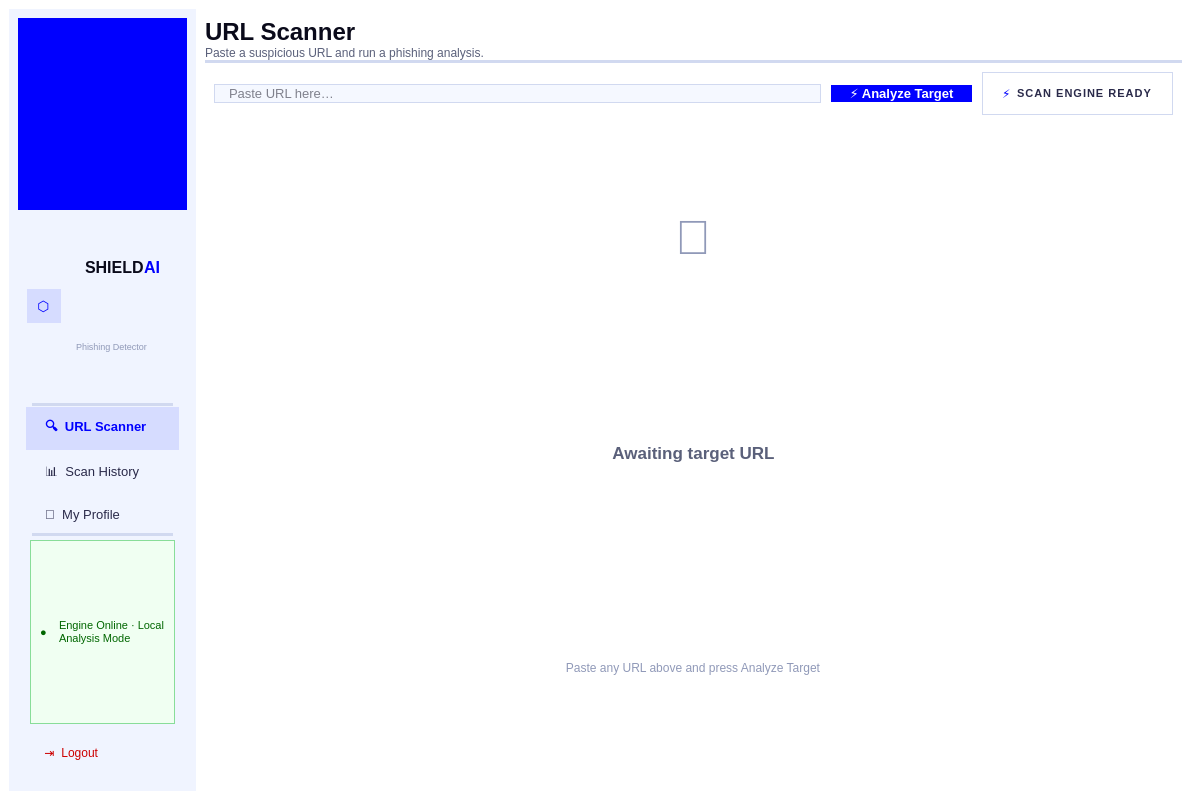
<?xml version="1.0" encoding="UTF-8"?>
<ui version="4.0">
 <class>ScannerWindow</class>
 <widget class="QMainWindow" name="ScannerWindow">
  <property name="geometry">
   <rect>
    <x>0</x>
    <y>0</y>
    <width>1200</width>
    <height>800</height>
   </rect>
  </property>
  <property name="minimumSize">
   <size>
    <width>900</width>
    <height>640</height>
   </size>
  </property>
  <property name="windowTitle">
   <string>ShieldAI — Phishing Detector</string>
  </property>
  <property name="styleSheet">
   <string notr="true">QMainWindow {
    background-color: #FFFFFF;
}
QWidget {
    background-color: #FFFFFF;
}</string>
  </property>

  <widget class="QWidget" name="centralWidget">
   <layout class="QHBoxLayout" name="mainLayout">
    <property name="spacing">
     <number>0</number>
    </property>
    <property name="contentsMargins">
     <number>0</number>
     <number>0</number>
     <number>0</number>
     <number>0</number>
    </property>

    <!-- ══ SIDEBAR ══ -->
    <item>
     <widget class="QFrame" name="sidebar">
      <property name="minimumWidth">
       <number>224</number>
      </property>
      <property name="maximumWidth">
       <number>224</number>
      </property>
      <property name="styleSheet">
       <string notr="true">QFrame#sidebar { background-color: #F0F4FF; border: none; }</string>
      </property>

      <layout class="QVBoxLayout" name="sidebarLayout">
       <property name="spacing">
        <number>0</number>
       </property>
       <property name="contentsMargins">
        <number>0</number>
        <number>0</number>
        <number>0</number>
        <number>0</number>
       </property>

       <!-- Top blue accent bar -->
       <item>
        <widget class="QFrame" name="sidebarAccent">
         <property name="minimumHeight">
          <number>4</number>
         </property>
         <property name="maximumHeight">
          <number>4</number>
         </property>
         <property name="styleSheet">
          <string notr="true">QFrame { background-color: #0000FF; border: none; }</string>
         </property>
        </widget>
       </item>

       <!-- Brand block -->
       <item>
        <widget class="QWidget" name="brandBlock">
         <property name="styleSheet">
          <string notr="true">QWidget { background-color: #F0F4FF; }</string>
         </property>
         <layout class="QHBoxLayout">
          <property name="contentsMargins">
           <number>16</number>
           <number>18</number>
           <number>16</number>
           <number>0</number>
          </property>
          <item>
           <widget class="QFrame" name="sidebarIconFrame">
            <property name="minimumSize">
             <size>
              <width>34</width>
              <height>34</height>
             </size>
            </property>
            <property name="maximumSize">
             <size>
              <width>34</width>
              <height>34</height>
             </size>
            </property>
            <property name="styleSheet">
             <string notr="true">QFrame { background-color: #D6DCFF; border: none; }</string>
            </property>
            <layout class="QVBoxLayout">
             <item alignment="Qt::AlignCenter">
              <widget class="QLabel" name="sidebarIcon">
               <property name="text">
                <string>⬡</string>
               </property>
               <property name="alignment">
                <set>Qt::AlignCenter</set>
               </property>
               <property name="styleSheet">
                <string notr="true">QLabel {
    color: #0000FF;
    font-family: "Courier New";
    font-size: 14px;
    background: transparent;
    border: none;
}</string>
               </property>
              </widget>
             </item>
            </layout>
           </widget>
          </item>
          <item>
           <widget class="QWidget" name="sidebarBrandText">
            <property name="styleSheet">
             <string notr="true">QWidget { background: transparent; }</string>
            </property>
            <layout class="QVBoxLayout">
             <property name="spacing">
              <number>2</number>
             </property>
             <property name="contentsMargins">
              <number>8</number>
              <number>0</number>
              <number>0</number>
              <number>0</number>
             </property>
             <item>
              <widget class="QWidget" name="sidebarBrandRow">
               <layout class="QHBoxLayout">
                <property name="spacing">
                 <number>0</number>
                </property>
                <property name="contentsMargins">
                 <number>0</number>
                 <number>0</number>
                 <number>0</number>
                 <number>0</number>
                </property>
                <item>
                 <widget class="QLabel" name="sidebarShield">
                  <property name="text">
                   <string>SHIELD</string>
                  </property>
                  <property name="styleSheet">
                   <string notr="true">QLabel { color: #0A0A1A; font-family: "Courier New"; font-size: 12pt; font-weight: bold; background: transparent; border: none; }</string>
                  </property>
                 </widget>
                </item>
                <item>
                 <widget class="QLabel" name="sidebarAI">
                  <property name="text">
                   <string>AI</string>
                  </property>
                  <property name="styleSheet">
                   <string notr="true">QLabel { color: #0000FF; font-family: "Courier New"; font-size: 12pt; font-weight: bold; background: transparent; border: none; }</string>
                  </property>
                 </widget>
                </item>
               </layout>
              </widget>
             </item>
             <item>
              <widget class="QLabel" name="sidebarTagline">
               <property name="text">
                <string>Phishing Detector</string>
               </property>
               <property name="styleSheet">
                <string notr="true">QLabel { color: #9099B8; font-family: "Segoe UI"; font-size: 7pt; background: transparent; border: none; }</string>
               </property>
              </widget>
             </item>
            </layout>
           </widget>
          </item>
         </layout>
        </widget>
       </item>

       <!-- Separator -->
       <item>
        <widget class="QFrame" name="sidebarSep1">
         <property name="styleSheet">
          <string notr="true">QFrame { background-color: #D1D9F0; border: none; margin: 8px 14px; }</string>
         </property>
         <property name="frameShape">
          <enum>QFrame::HLine</enum>
         </property>
        </widget>
       </item>

       <!-- Nav: URL Scanner (active) -->
       <item>
        <widget class="QPushButton" name="navScanner">
         <property name="text">
          <string>  🔍  URL Scanner</string>
         </property>
         <property name="checkable">
          <bool>true</bool>
         </property>
         <property name="checked">
          <bool>true</bool>
         </property>
         <property name="cursor">
          <cursorShape>PointingHandCursor</cursorShape>
         </property>
         <property name="styleSheet">
          <string notr="true">QPushButton {
    background-color: #D6DCFF;
    color: #0000FF;
    font-family: "Segoe UI";
    font-size: 10pt;
    font-weight: bold;
    border: none;
    text-align: left;
    padding: 10px 12px;
    margin: 1px 8px;
}
QPushButton:hover {
    background-color: #D6DCFF;
}</string>
         </property>
        </widget>
       </item>

       <!-- Nav: Scan History -->
       <item>
        <widget class="QPushButton" name="navHistory">
         <property name="text">
          <string>  📊  Scan History</string>
         </property>
         <property name="cursor">
          <cursorShape>PointingHandCursor</cursorShape>
         </property>
         <property name="styleSheet">
          <string notr="true">QPushButton {
    background-color: transparent;
    color: #2A2A4A;
    font-family: "Segoe UI";
    font-size: 10pt;
    border: none;
    text-align: left;
    padding: 10px 12px;
    margin: 1px 8px;
}
QPushButton:hover {
    background-color: #D6DCFF;
    color: #0000FF;
}</string>
         </property>
        </widget>
       </item>

       <!-- Nav: My Profile -->
       <item>
        <widget class="QPushButton" name="navProfile">
         <property name="text">
          <string>  👤  My Profile</string>
         </property>
         <property name="cursor">
          <cursorShape>PointingHandCursor</cursorShape>
         </property>
         <property name="styleSheet">
          <string notr="true">QPushButton {
    background-color: transparent;
    color: #2A2A4A;
    font-family: "Segoe UI";
    font-size: 10pt;
    border: none;
    text-align: left;
    padding: 10px 12px;
    margin: 1px 8px;
}
QPushButton:hover {
    background-color: #D6DCFF;
    color: #0000FF;
}</string>
         </property>
        </widget>
       </item>

       <!-- Separator -->
       <item>
        <widget class="QFrame" name="sidebarSep2">
         <property name="styleSheet">
          <string notr="true">QFrame { background-color: #D1D9F0; border: none; margin: 8px 14px; }</string>
         </property>
         <property name="frameShape">
          <enum>QFrame::HLine</enum>
         </property>
        </widget>
       </item>

       <!-- Status chip -->
       <item>
        <widget class="QFrame" name="statusChip">
         <property name="styleSheet">
          <string notr="true">QFrame#statusChip {
    background-color: #F0FFF2;
    border: 1px solid #88DD99;
    margin: 4px 12px;
}</string>
         </property>
         <layout class="QHBoxLayout">
          <property name="contentsMargins">
           <number>10</number>
           <number>8</number>
           <number>10</number>
           <number>8</number>
          </property>
          <item>
           <widget class="QLabel" name="statusDot">
            <property name="text">
             <string>●</string>
            </property>
            <property name="styleSheet">
             <string notr="true">QLabel { color: #006600; font-family: "Segoe UI"; font-size: 8pt; background: transparent; border: none; }</string>
            </property>
           </widget>
          </item>
          <item>
           <widget class="QLabel" name="statusText">
            <property name="text">
             <string>Engine Online · Local Analysis Mode</string>
            </property>
            <property name="wordWrap">
             <bool>true</bool>
            </property>
            <property name="styleSheet">
             <string notr="true">QLabel { color: #006600; font-family: "Segoe UI"; font-size: 8pt; background: transparent; border: none; }</string>
            </property>
           </widget>
          </item>
         </layout>
        </widget>
       </item>

       <item>
        <spacer>
         <property name="orientation">
          <enum>Qt::Vertical</enum>
         </property>
        </spacer>
       </item>

       <!-- Logout button -->
       <item>
        <widget class="QPushButton" name="logoutButton">
         <property name="text">
          <string>  ⇥  Logout</string>
         </property>
         <property name="cursor">
          <cursorShape>PointingHandCursor</cursorShape>
         </property>
         <property name="styleSheet">
          <string notr="true">QPushButton {
    background-color: transparent;
    color: #CC0000;
    font-family: "Segoe UI";
    font-size: 9pt;
    border: none;
    text-align: left;
    padding: 10px 12px;
    margin: 0 8px 12px 8px;
}
QPushButton:hover {
    background-color: #FFF0F0;
}</string>
         </property>
        </widget>
       </item>

      </layout>
     </widget>
    </item>

    <!-- ══ CONTENT AREA ══ -->
    <item>
     <widget class="QWidget" name="contentArea">
      <property name="styleSheet">
       <string notr="true">QWidget#contentArea { background-color: #FFFFFF; }</string>
      </property>
      <layout class="QVBoxLayout" name="contentLayout">
       <property name="spacing">
        <number>0</number>
       </property>
       <property name="contentsMargins">
        <number>28</number>
        <number>24</number>
        <number>28</number>
        <number>24</number>
       </property>

       <!-- Page title -->
       <item>
        <widget class="QLabel" name="pageTitle">
         <property name="text">
          <string>URL Scanner</string>
         </property>
         <property name="styleSheet">
          <string notr="true">QLabel { color: #0A0A1A; font-family: "Segoe UI"; font-size: 18pt; font-weight: bold; background: transparent; border: none; }</string>
         </property>
        </widget>
       </item>

       <!-- Page subtitle -->
       <item>
        <widget class="QLabel" name="pageSubtitle">
         <property name="text">
          <string>Paste a suspicious URL and run a phishing analysis.</string>
         </property>
         <property name="styleSheet">
          <string notr="true">QLabel { color: #5A607A; font-family: "Segoe UI"; font-size: 9pt; background: transparent; border: none; }</string>
         </property>
        </widget>
       </item>

       <!-- Separator -->
       <item>
        <widget class="QFrame" name="contentSep">
         <property name="styleSheet">
          <string notr="true">QFrame { background-color: #D1D9F0; border: none; margin: 8px 0; }</string>
         </property>
         <property name="frameShape">
          <enum>QFrame::HLine</enum>
         </property>
        </widget>
       </item>

       <!-- Scan engine status badge + URL input row -->
       <item>
        <widget class="QWidget" name="inputRow">
         <layout class="QHBoxLayout">
          <property name="spacing">
           <number>10</number>
          </property>
          <property name="contentsMargins">
           <number>0</number>
           <number>0</number>
           <number>0</number>
           <number>0</number>
          </property>

          <!-- URL input -->
          <item>
           <widget class="QLineEdit" name="urlInput">
            <property name="placeholderText">
             <string>Paste URL here…</string>
            </property>
            <property name="minimumHeight">
             <number>46</number>
            </property>
            <property name="styleSheet">
             <string notr="true">QLineEdit {
    background-color: #F5F8FF;
    border: 1px solid #D1D9F0;
    color: #0A0A1A;
    font-family: "Segoe UI";
    font-size: 10pt;
    padding: 0 12px;
}
QLineEdit:focus {
    border: 1px solid #0000FF;
}
QLineEdit::placeholder {
    color: #9099B8;
}</string>
            </property>
           </widget>
          </item>

          <!-- Analyze button -->
          <item>
           <widget class="QPushButton" name="analyzeButton">
            <property name="text">
             <string>⚡ Analyze Target</string>
            </property>
            <property name="minimumHeight">
             <number>46</number>
            </property>
            <property name="minimumWidth">
             <number>160</number>
            </property>
            <property name="cursor">
             <cursorShape>PointingHandCursor</cursorShape>
            </property>
            <property name="styleSheet">
             <string notr="true">QPushButton {
    background-color: #0000FF;
    color: #FFFFFF;
    font-family: "Segoe UI";
    font-size: 10pt;
    font-weight: bold;
    border: none;
    padding: 0 18px;
}
QPushButton:hover {
    background-color: #3333FF;
}
QPushButton:pressed {
    background-color: #0000CC;
}
QPushButton:disabled {
    background-color: #9099B8;
}</string>
            </property>
           </widget>
          </item>

          <!-- Engine status badge (top right) -->
          <item>
           <widget class="QFrame" name="engineStatusBadge">
            <property name="styleSheet">
             <string notr="true">QFrame#engineStatusBadge {
    background-color: #FFFFFF;
    border: 1px solid #D1D9F0;
    padding: 4px 10px;
}</string>
            </property>
            <layout class="QHBoxLayout">
             <property name="spacing">
              <number>6</number>
             </property>
             <property name="contentsMargins">
              <number>6</number>
              <number>0</number>
              <number>6</number>
              <number>0</number>
             </property>
             <item>
              <widget class="QLabel" name="engineDot">
               <property name="text">
                <string>⚡</string>
               </property>
               <property name="styleSheet">
                <string notr="true">QLabel { color: #0000FF; font-size: 9pt; background: transparent; border: none; }</string>
               </property>
              </widget>
             </item>
             <item>
              <widget class="QLabel" name="engineStatusText">
               <property name="text">
                <string>SCAN ENGINE READY</string>
               </property>
               <property name="styleSheet">
                <string notr="true">QLabel { color: #2A2A4A; font-family: "Courier New"; font-size: 8pt; font-weight: bold; background: transparent; border: none; letter-spacing: 1px; }</string>
               </property>
              </widget>
             </item>
            </layout>
           </widget>
          </item>

         </layout>
        </widget>
       </item>

       <!-- Results area / awaiting state -->
       <item>
        <widget class="QStackedWidget" name="resultsStack">

         <!-- Page 0: Awaiting URL placeholder -->
         <widget class="QWidget" name="awaitingPage">
          <layout class="QVBoxLayout">
           <item alignment="Qt::AlignCenter">
            <widget class="QLabel" name="awaitingIcon">
             <property name="text">
              <string>🔎</string>
             </property>
             <property name="alignment">
              <set>Qt::AlignCenter</set>
             </property>
             <property name="styleSheet">
              <string notr="true">QLabel { font-size: 48px; background: transparent; border: none; color: #9099B8; }</string>
             </property>
            </widget>
           </item>
           <item alignment="Qt::AlignCenter">
            <widget class="QLabel" name="awaitingTitle">
             <property name="text">
              <string>Awaiting target URL</string>
             </property>
             <property name="alignment">
              <set>Qt::AlignCenter</set>
             </property>
             <property name="styleSheet">
              <string notr="true">QLabel { color: #5A607A; font-family: "Segoe UI"; font-size: 13pt; font-weight: bold; background: transparent; border: none; }</string>
             </property>
            </widget>
           </item>
           <item alignment="Qt::AlignCenter">
            <widget class="QLabel" name="awaitingHint">
             <property name="text">
              <string>Paste any URL above and press Analyze Target</string>
             </property>
             <property name="alignment">
              <set>Qt::AlignCenter</set>
             </property>
             <property name="styleSheet">
              <string notr="true">QLabel { color: #9099B8; font-family: "Segoe UI"; font-size: 9pt; background: transparent; border: none; }</string>
             </property>
            </widget>
           </item>
          </layout>
         </widget>

         <!-- Page 1: Scanning spinner -->
         <widget class="QWidget" name="scanningPage">
          <layout class="QVBoxLayout">
           <item alignment="Qt::AlignCenter">
            <widget class="QLabel" name="scanningLabel">
             <property name="text">
              <string>Scanning…</string>
             </property>
             <property name="alignment">
              <set>Qt::AlignCenter</set>
             </property>
             <property name="styleSheet">
              <string notr="true">QLabel { color: #0000FF; font-family: "Segoe UI"; font-size: 12pt; font-weight: bold; background: transparent; border: none; }</string>
             </property>
            </widget>
           </item>
          </layout>
         </widget>

         <!-- Page 2: Results card (populated dynamically in code) -->
         <widget class="QScrollArea" name="resultsScrollArea">
          <property name="widgetResizable">
           <bool>true</bool>
          </property>
          <property name="styleSheet">
           <string notr="true">QScrollArea { border: none; background: transparent; }</string>
          </property>
          <widget class="QWidget" name="resultsScrollContents">
           <!-- Result card is built in code; this is the scroll container -->
           <layout class="QVBoxLayout" name="resultsInnerLayout">
            <property name="alignment">
             <set>Qt::AlignTop</set>
            </property>
           </layout>
          </widget>
         </widget>

        </widget>
       </item>

      </layout>
     </widget>
    </item>

   </layout>
  </widget>
 </widget>
 <resources/>
 <connections/>
</ui>
